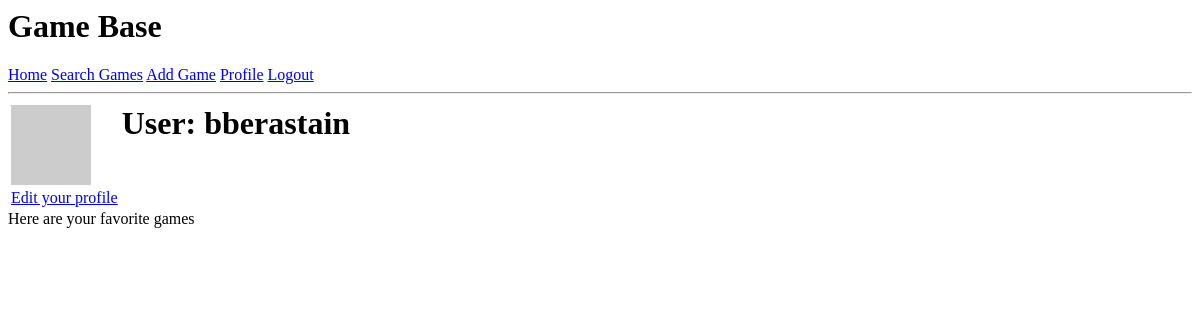
The page /user/bberastain (signed in) on the database as committed earlier.
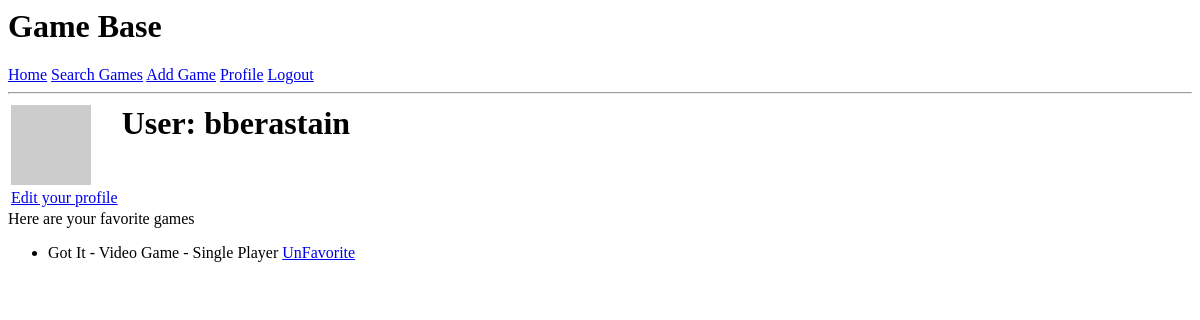
The same page on the database as committed later.
### app/models.py (models this page shows, shortened)
class User(UserMixin, db.Model):
    id = db.Column(db.Integer, primary_key=True)
    username = db.Column(db.String(64), index=True, unique=True)
    email = db.Column(db.String(120), index=True, unique=True)
    password_hash = db.Column(db.String(128))
    about_me = db.Column(db.String(140))
    def avatar(self, size):
        digest = md5(self.email.lower().encode('utf-8')).hexdigest()
        return 'https://www.gravatar.com/avatar/{}?d=identicon&s={}'.format(
            digest, size)
    def is_favorite(self, game):
        return self.subscriptions.filter(
            favorites.c.game_id == game.id).count() > 0
    def favorite_games(self):
        return Game.query.join(
            favorites, (favorites.c.game_id == Game.id)).filter(
                favorites.c.user_id == self.id).all()

class Game(db.Model):
    id = db.Column(db.Integer, primary_key=True)
    name = db.Column(db.String(64), index=True, unique=True)
    category1_id = db.Column(db.Integer, db.ForeignKey('category1.id'))
    category2_id = db.Column(db.Integer, db.ForeignKey('category2.id'))
    subscribers = db.relationship(
            'User', secondary=favorites,
            backref=db.backref('subscriptions', lazy='dynamic'))

class Category1(db.Model):
    id = db.Column(db.Integer, primary_key=True)
    label = db.Column(db.String(64), index=True, unique=True)
    game = db.relationship('Game', backref='category1', lazy='dynamic')

class Category2(db.Model):
    id = db.Column(db.Integer, primary_key=True)
    label = db.Column(db.String(64), index=True, unique=True)
    game = db.relationship('Game', backref='category2', lazy='dynamic')

### app/routes.py (the view)
@app.route('/user/<username>')
@login_required
def user(username):
    user = User.query.filter_by(username=username).first_or_404()
    return render_template('user.html', user=user)

### app/models.py (called while the page is built)
@login.user_loader
def load_user(id):
    return User.query.get(int(id))

### app/templates/user.html (shortened to what this page needs)
{% extends "base.html" %}
{% block content %}
<table>
    <tr valign="top">
        <td><img src="{{ user.avatar(128) }}"></td>
        <td>
          <h1>User: {{ user.username }}</h1>
        </td>
    </tr>
    <tr>
      <td>
        {% if user == current_user %}
        <p><a href="{{ url_for('edit_profile') }}">Edit your profile</a></p>
        {% endif %}
      </td>
    </tr>
</table>
Here are your favorite games
<ul>
  {% with games = current_user.favorite_games() %}
  {% for game in games %}
    {% include '_entry.html' %}
  {% endfor %}
  {% endwith %}
{% endblock %}

### app/templates/base.html (shortened to what this page needs)
<html>
    <head>
    </head>
    <body>
        <div><h1>Game Base</h1>
          <a href="{{ url_for('index') }}">Home</a>
          <a href="{{ url_for('search') }}">Search Games</a>
          <a href="{{ url_for('addgame') }}">Add Game</a>
          {% if current_user.is_anonymous %}
          <a href="{{ url_for('login') }}">Login</a>
          {% else %}
          <a href="{{ url_for('user', username=current_user.username) }}">Profile</a>
          <a href="{{ url_for('logout') }}">Logout</a>
          {% endif %}
        </div>
        <hr>
        {% block content %}{% endblock %}
    </body>
</html>

### app/templates/_entry.html
<li>
  {{ game.name }}
  {% if game.category1 %}
  {% if game.category1.label != 'N/A' %}
  - {{ game.category1.label }}
  {% endif %}
  {% endif %}
  {% if game.category2 %}
  {% if game.category2.label != 'N/A' %}
  - {{ game.category2.label }}
  {% endif %}
  {% endif %}
  {% if not current_user.is_anonymous %}
  {% if current_user.is_favorite(game) %}
  <a href="{{ url_for('unfavorite', game=game.id) }}">UnFavorite</a>
  {% else %}
  <a href="{{ url_for('favorite', game=game.id)}}">Favorite</a>
  {% endif %}
  {% endif %}
</li>

Rows that differ between the two databases and show on the page:
now on this page (row edited): Game: name "Got It", category1.label "Video Game", category2.label "Single Player"
